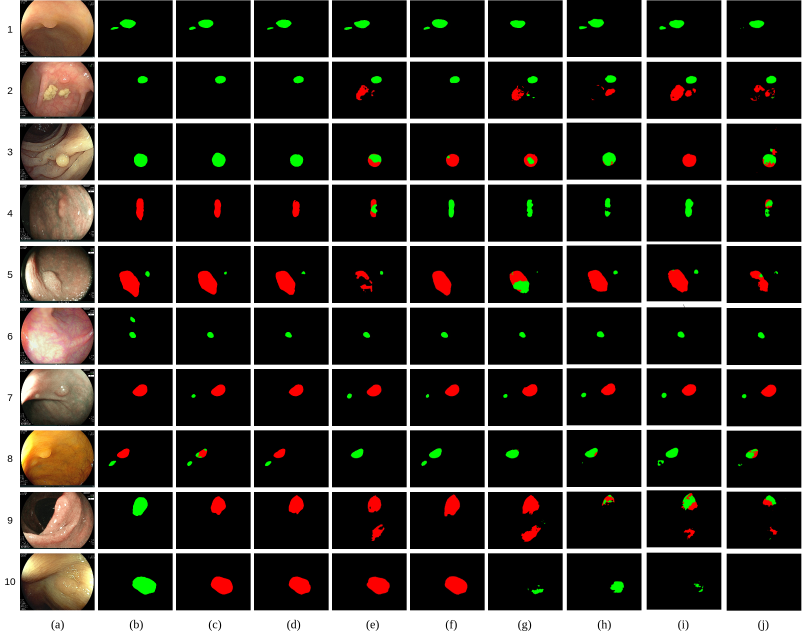
#> input picture images/compare_models.png, 2406 x 1907 px, given as the content of the folder ../images/compare_models.png, which was not available (shown at 1/3 size)
$ python eval.py ../images/compare_models.png
#> lines starting #> are read from the running program, lines starting #| are printed output that depends on the picture; after the words box and inside, x2 and y2 are one past the last pixel; in counts of white or black regions, pixels touching at a corner belong together; pictures that were not available may be replaced by others from this repository, and a replacement may not be noted
import os
import sys
import cv2
import numpy as np

from glob import glob
from tqdm import tqdm


class Metric():
    def __init__(self, name):
        self.name = name
        self.total_tp = 0
        self.total_fp = 0
        self.total_fn = 0
        self.list_iou_score = []
        self.list_dice_score = []

    def cal(self, predict, mask, ignore=None, smooth=1):
        tp, fp, fn = self.metric(predict, mask, ignore=ignore)
        self.total_tp += tp
        self.total_fp += fp
        self.total_fn += fn

        iou_score = (tp + smooth) / (tp + fp + fn + smooth)
        dice_score = (2*tp + smooth) / (2*tp + fp + fn + smooth)
        self.list_iou_score.append(iou_score)
        self.list_dice_score.append(dice_score)

    def show(self):
        dice_score = 2 * self.total_tp / \
            (2 * self.total_tp + self.total_fp + self.total_fn)
        iou_score = self.total_tp / \
            (self.total_tp + self.total_fp + self.total_fn)

        print("Evaluate {}".format(self.name))
        print("Dice score micro {}".format(dice_score))
        print("IoU score micro {}".format(iou_score))
        # print("Dice score macro {}".format(
        #     np.array(self.list_dice_score).mean()))
        # print("IoU score macro {}".format(np.array(self.list_iou_score).mean()))

    def metric(self, inputs, targets, ignore=None):
        if ignore is None:
            tp = np.sum(inputs * targets)
            fp = np.sum(inputs) - tp
            fn = np.sum(targets) - tp
        else:
            ignore = 1-ignore
            tp = np.sum(inputs * targets * ignore)
            fp = np.sum(inputs * ignore) - tp
            fn = np.sum(targets * ignore) - tp

        return tp, fp, fn


def main(args):
    GT_DIR = "/home/vinif/Desktop/Test/label_images"
    pr_fps = glob(args[0] + "/*")

    polyp_metric = Metric("polyp")
    neo_metric = Metric("neo")
    non_metric = Metric("non")

    for pr_path in tqdm(pr_fps):
        fn = pr_path.split("/")[-1]
        pr_img = cv2.imread(pr_path)
#> pr_img is the input picture: shape (1907, 2406, 3); mean B, G, R 47.9, 52.6, 56.7

        gt_path = os.path.join(GT_DIR, fn)
        gt_img = cv2.imread(gt_path)

        pr_img = cv2.resize(
            pr_img, (gt_img.shape[1], gt_img.shape[0]), cv2.INTER_NEAREST)

        neo_gt = np.all(gt_img == [0, 0, 255], axis=-1).astype('float')
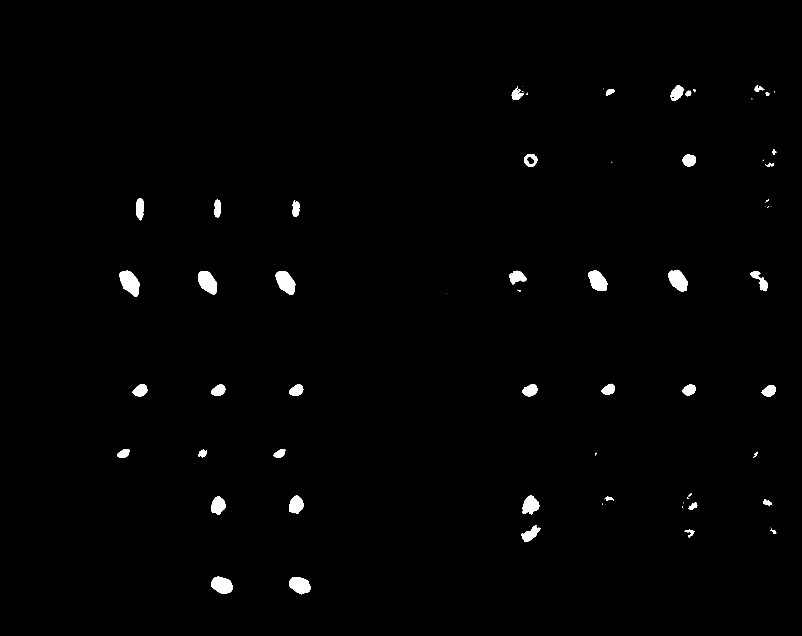
#> neo_gt: shape (1907, 2406) float64 (shown at 1/3 size); values 0 (black) and 1 (white), 1% white; 73 white regions (26 under 20 px), largest, box (x1, y1, x2, y2) and area: (358, 812, 419, 891) 3077, (827, 813, 886, 884) 2804, (594, 813, 652, 884) 2758
        non_gt = np.all(gt_img == [0, 255, 0], axis=-1).astype('float')
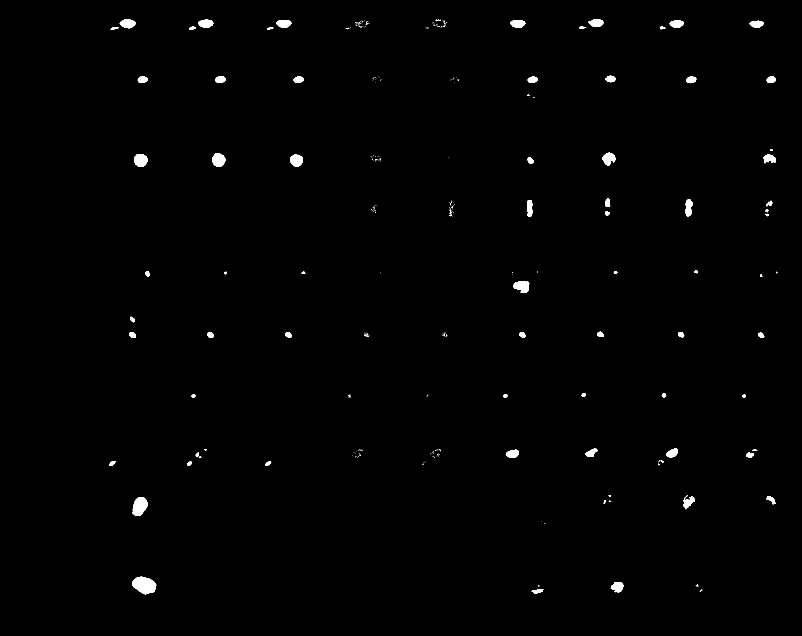
#> non_gt: shape (1907, 2406) float64 (shown at 1/3 size); values 0 (black) and 1 (white), 0.68% white; 330 white regions (256 under 20 px), largest, box (x1, y1, x2, y2) and area: (397, 1730, 469, 1783) 2718, (398, 1492, 443, 1548) 1869, (636, 459, 677, 500) 1248
        polyp_gt = neo_gt + non_gt
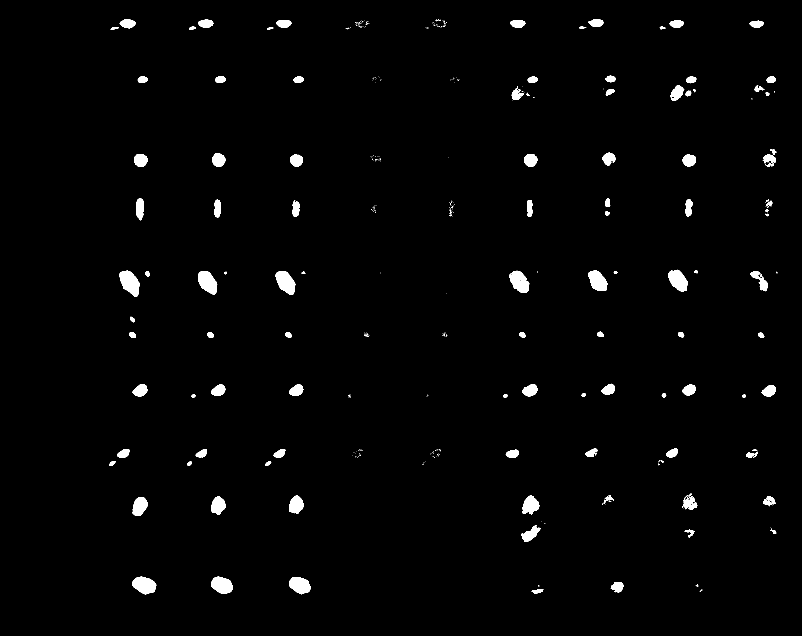
#> polyp_gt: shape (1907, 2406) float64 (shown at 1/3 size); values 0 (black) and 1 (white), 1.7% white; 397 white regions (280 under 20 px), largest, box (x1, y1, x2, y2) and area: (358, 812, 419, 891) 3077, (827, 813, 886, 884) 2804, (594, 813, 652, 884) 2758

        neo_pr = np.all(pr_img == [0, 0, 255], axis=-1).astype('float')
        non_pr = np.all(pr_img == [0, 255, 0], axis=-1).astype('float')
        polyp_pr = neo_pr + non_pr

        polyp_metric.cal(polyp_pr, polyp_gt)
#> in metric, `tp = np.sum(inputs * targets)`: tp = 77358
#> in metric, `fp = np.sum(inputs) - tp`: fp = 0
#> in cal, `tp, fp, fn = self.metric(predict, mask, ignore=ignore)`: tp = 77358; fp = 0
#> in cal, `self.total_tp += tp`: self.total_tp = 77358
#> in cal, `self.total_fp += fp`: self.total_fp = 0
#> in cal, `iou_score = (tp + smooth) / (tp + fp + fn + smooth)`: iou_score = 1
        neo_metric.cal(neo_pr, neo_gt)
        non_metric.cal(non_pr, non_gt)

        # [5 lines of commented-out code are left out]

    polyp_metric.show()
#| Dice score micro 1.0
#| IoU score micro 1.0
    non_metric.show()
#| Dice score micro 1.0
#| IoU score micro 1.0
    neo_metric.show()
#| Dice score micro 1.0
#| IoU score micro 1.0


if __name__ == "__main__":
    args = sys.argv[1:]
    main(args)
